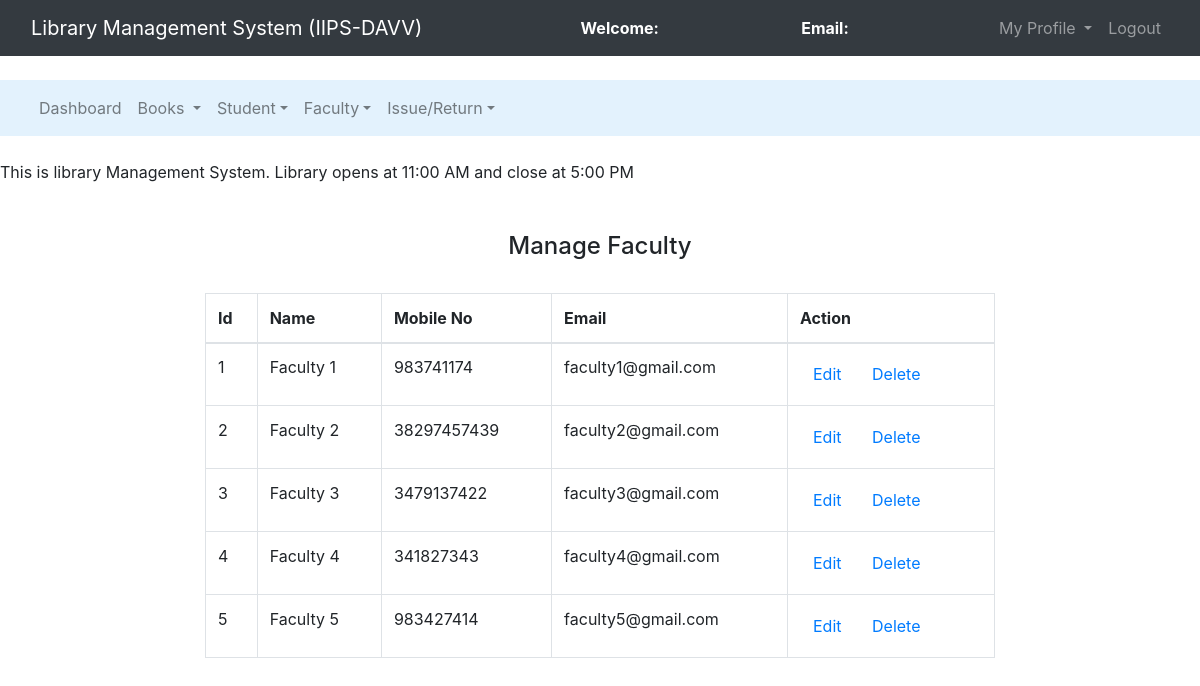
The page /admin/manage_faculty.php on the database its author committed.
### tables this page shows
CREATE TABLE `faculty` (
  `fac_id` int(11) NOT NULL,
  `name` varchar(100) NOT NULL,
  `mobile` bigint(20) DEFAULT NULL,
  `email` varchar(100) DEFAULT NULL
);

### admin/manage_faculty.php (the view, shortened to what this page needs)
<!DOCTYPE html>
<html>
<head>
	<link rel="stylesheet" type="text/css" href="../bootstrap-4.4.1/css/bootstrap.min.css">
</head>
<body>
	<nav class="navbar navbar-expand-lg navbar-dark bg-dark">
		<div class="container-fluid">
			<div class="navbar-header">
				<a class="navbar-brand" href="admin_dashboard.php">Library Management System (IIPS-DAVV)</a>
			</div>
			<font style="color: white"><span><strong>Welcome: <?php echo $_SESSION['name'];?></strong></span></font>
			<font style="color: white"><span><strong>Email: <?php echo $_SESSION['email'];?></strong></font>
		    <ul class="nav navbar-nav navbar-right">
		      <li class="nav-item dropdown">
	        	<a class="nav-link dropdown-toggle" data-toggle="dropdown">My Profile </a>
		      </li>
		      <li class="nav-item">
		        <a class="nav-link" href="../logout.php">Logout</a>
		      </li>
		    </ul>
		</div>
	</nav><br>
	<nav class="navbar navbar-expand-lg navbar-light" style="background-color: #e3f2fd">
		<div class="container-fluid">
		    <ul class="nav navbar-nav navbar-center">
		      <li class="nav-item">
		        <a class="nav-link" href="admin_dashboard.php">Dashboard</a>
		      </li>
		      <li class="nav-item dropdown">
	        	<a class="nav-link dropdown-toggle" data-toggle="dropdown">Books </a>
		      </li>
		      <li class="nav-item dropdown">
	        	<a class="nav-link dropdown-toggle" data-toggle="dropdown">Student</a>
		      </li>
		      <li class="nav-item dropdown">
	        	<a class="nav-link dropdown-toggle" data-toggle="dropdown">Faculty</a>
		      </li>
              <li class="nav-item dropdown">
	        	<a class="nav-link dropdown-toggle" data-toggle="dropdown">Issue/Return</a>
		      </li>
		    </ul>
		</div>
	</nav><br>
	<span><marquee>This is library Management System. Library opens at 11:00 AM and close at 5:00 PM</marquee></span><br><br>
		<center><h4>Manage Faculty</h4><br></center>
		<div class="row">
			<div class="col-md-2"></div>
			<div class="col-md-8">
				<table class="table table-bordered table-hover">
					<thead>
						<tr>
							<th>Id</th>
							<th>Name</th>
							<th>Mobile No</th>
							<th>Email</th>
							<th>Action</th>
						</tr>
					</thead>
					<?php
						$connection = mysqli_connect("localhost","root","");
						$query = "select * from faculty";
						$query_run = mysqli_query($connection,$query);
						while ($row = mysqli_fetch_assoc($query_run)){
							?>
							<tr>
							<tr>
								<td><?php echo $row['fac_id'];?></td>
								<td><?php echo $row['name'];?></td>
								<td><?php echo $row['mobile'];?></td>
								<td><?php echo $row['email'];?></td>
								<td><button class="btn"><a href="edit_faculty.php?fid=<?php echo $row['fac_id'];?>">Edit</a></button>
								<button class="btn"><a href="delete_faculty.php?fid=<?php echo $row['fac_id'];?>">Delete</a></button></td>
							</tr>
							<?php
						}
					?>
				</table>
			</div>
			<div class="col-md-2"></div>
		</div>
</body>
</html>

### rows shown on the page
faculty: fac_id "1", name "Faculty 1", mobile "983741174", email "faculty1@gmail.com"
faculty: fac_id "2", name "Faculty 2", mobile "38297457439", email "faculty2@gmail.com"
faculty: fac_id "3", name "Faculty 3", mobile "3479137422", email "faculty3@gmail.com"
faculty: fac_id "4", name "Faculty 4", mobile "341827343", email "faculty4@gmail.com"
faculty: fac_id "5", name "Faculty 5", mobile "983427414", email "faculty5@gmail.com"
